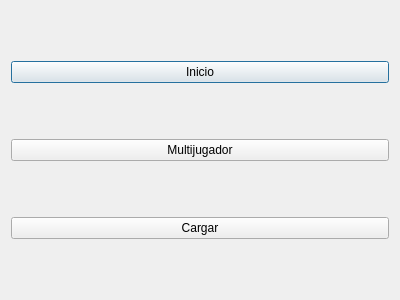
<?xml version="1.0" encoding="UTF-8"?>
<ui version="4.0">
 <class>Inicio</class>
 <widget class="QDialog" name="Inicio">
  <property name="geometry">
   <rect>
    <x>0</x>
    <y>0</y>
    <width>400</width>
    <height>300</height>
   </rect>
  </property>
  <property name="windowTitle">
   <string>Dialog</string>
  </property>
  <layout class="QVBoxLayout" name="verticalLayout">
   <item>
    <widget class="QPushButton" name="pushButton_3">
     <property name="text">
      <string>Inicio</string>
     </property>
    </widget>
   </item>
   <item>
    <widget class="QPushButton" name="pushButton_2">
     <property name="text">
      <string>Multijugador</string>
     </property>
    </widget>
   </item>
   <item>
    <widget class="QPushButton" name="pushButton">
     <property name="text">
      <string>Cargar</string>
     </property>
    </widget>
   </item>
  </layout>
 </widget>
 <resources/>
 <connections/>
</ui>
